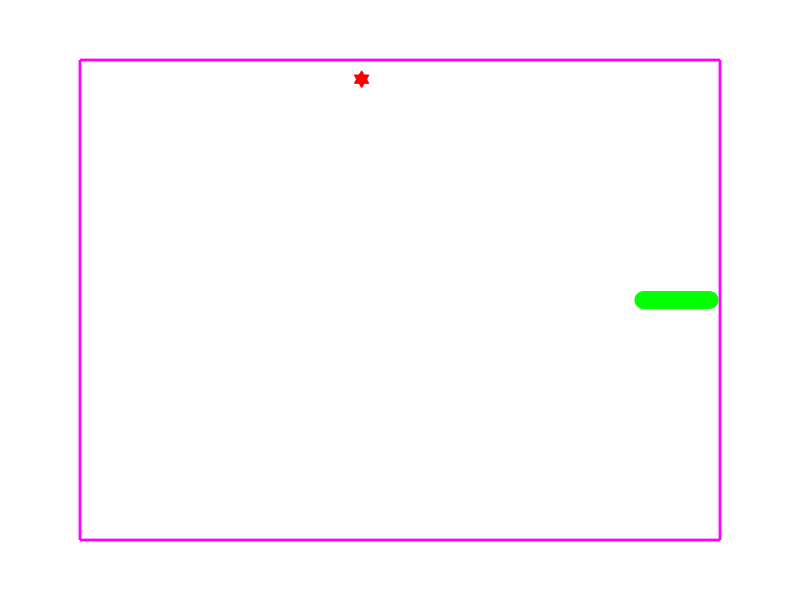

MATLAB code for this plot:

%************************************************
%* Name: Steven Neveadomi Date: 10/27/17 *
%* Seat/Table: 47 File: Class_SDP_Prep_App.m *
%* Instructor: Bixler 11:10 *
%************************************************

%-------MAIN SCRIPT--------
%Any code within this function is automatically executed on start up as
%this function is the name of the script file.
%this function has no parameters and is the startup for the game
function [] = snake
%close all windows, clear all variables, and clear console screen
close all;
clear all;
clc;

%this is the time between each refresh of the snake.
speed=0.004;

%if the game is currently paused, >0 is true, 0 is false.
currently = 0;

%this determines the direction of the snake UP - 1 , RIGHT - 0 , DOWN - 3 ,
%LEFT - 2
%start snake going in the right direction.
snake_direction = 0;

%this controls how much space between the snake body parts. DONT TOUCH
snake_speed = 0.1;

%creates figure, name disp
disp=figure('units','pixels','Name','Snake the Game','Color','black');
%get screensize and set it to the Position parameter 
SCREEN_DIMENSIONS = get(0,'Screensize');
%running is a boolean variable that breaks the main loop if the game is running or
%not.
running = 1;
%width and height of window, not the actual graph.
WIDTH = 700;
HEIGHT = 700;
%width and height of the graph 0<X<100 and 0<Y<100
GRAPH_WIDTH=50;
GRAPH_HEIGHT=50;
%dimensions in pixels of the screen laid out.
PLOT_DIMENSIONS = [SCREEN_DIMENSIONS(3)/2-WIDTH/2 SCREEN_DIMENSIONS(4)/2-HEIGHT/2 WIDTH HEIGHT];
%set the figure into the center of screen with proper dimensions
set(disp,'Position',PLOT_DIMENSIONS);
%turn off Resize, toolbar, and menubar (all unnecessary).
set(disp,'Resize','off');
set(disp,'ToolBar','none');
set(disp,'MenuBar','none');
%within the figure, anytime a key is pressed, send the data of the key
%pressed to the KeyPress function created.
set(disp,'KeyPressFcn',@keyPress);


%https://www.mathworks.com/help/matlab/ref/matlab.graphics.primitive.text-properties.html
title('Snake the Game','Color','white','FontName','Cambria','FontSize',20);

%makes figure boxed in
box on;



%set axii to the graph width and height
axis([0 GRAPH_WIDTH 0 GRAPH_HEIGHT]);
axis manual;
%remove the ticks
set(gca,'YTick', [],'XTick',[]);

set(gca,'Color','black');
set(gca,'XColor',[1 0 1]);
set(gca,'YColor',[1 0 1]);
set(gca,'LineWidth',2);
set(gca,'Position',[0.1,0.1,0.8,0.8]);
hold on

%snake body stored in groups of X,Y;
%first body part is the first column, etc.
snake_body = [GRAPH_WIDTH/2, GRAPH_HEIGHT/2; GRAPH_WIDTH/2-1, GRAPH_HEIGHT/2; GRAPH_WIDTH/2-2, GRAPH_HEIGHT/2;];

egg_position=[randi([1,GRAPH_WIDTH-1]),randi([1,GRAPH_HEIGHT-1])];
%initial plot of the snake body, represented by snake_actual. Green squares
%with a marker size of 10.
snake_plot=plot(snake_body(:,1),snake_body(:,2),'go','MarkerSize',12);
set(snake_plot,'MarkerFaceColor','g');

%this plots the egg initially
egg_plot=plot(egg_position(1,1),egg_position(1,2),'rh','MarkerSize',12,'MarkerFaceColor','r');

%this sets the snake to a good starting size.
growSnake(50);

%this function turns the snake counter clock wise
%UP - 1 , RIGHT - 0 , DOWN - 3 ,LEFT - 2
function turnCCW
    %if the snake direction is 3, set to 0, as adding 1 to it would break
    %the system. Essentially this is turning it clockwise but due to the
    %nature of the direction system, this is necessary.
    if(snake_direction==3)
        snake_direction=0;
    else
        %simply just add 1, changes the direction properly (1->2, up->left)
    snake_direction=snake_direction+1;
    end
end

%this function turns the snake clock wise
%UP - 1 , RIGHT - 0 , DOWN - 3 ,LEFT - 2
function turnCW
    %must manually set 0 to 3 as subtracting 1 would not work.
    if(snake_direction==0)
        snake_direction=3;
    else
    %if it is not at 0, simply subtract 1 to change dir. properly
    %(2->1, left->up)
    snake_direction=snake_direction-1;
    end
end

%this function is embedded into the figure disp which holds the snake. any
%time the user is selected on this figure and presses a key, this function
%is triggered.
function keyPress(src, event)
    %switch statement, event.Key is the key being pressed.
    switch(event.Key)
        %if the up arrow is pressed
        case 'uparrow'
            %and the snake is going to the right
            if(snake_direction==0)
                %turn the snake upward or counter clock wise
                turnCCW;
            end
            %and the snake is going to the left
            if(snake_direction==2)
                %turn the snake downward or clock wise
                turnCW;
            end
        %if the down arrow is pressed
        case 'downarrow'
            %snake is going to the right
            if(snake_direction==0)
                %turn down or clock wise
                turnCW;
            end
            %snake is goig to the left
            if(snake_direction==2)
                %turn the snake down or counter clock wise
                turnCCW;
            end
        %if the left arrow is pressed    
        case 'leftarrow'
            %snake going up
            if(snake_direction==1)
                %turn left or counter clock wise
                turnCCW;
            end
            %snake going down
            if(snake_direction==3)
                %turn right or clock wise
                turnCW;
            end
        %if the right arrow is pressed
        case 'rightarrow'
            %if the snake is going up
            if(snake_direction==1)
                %turn to the right or clock wise
                turnCW;
            end
            %if the snake is going down
            if(snake_direction==3)
                %turn to the left or counter clock wise
                turnCCW;
            end
        case 'escape'
            running = 0;
    end
end

%draws the snake on the board by resetting the x data and the y data.
function drawSnake()
%sets all the x values of the snake body to the x data.
set(snake_plot, 'XData',snake_body(:,1));
%sets all the y values of the snake body to the y data.
set(snake_plot,'YData',snake_body(:,2));

end

%moves the snake in the proper direction.
function moveSnake()
    %set the entire body excluding the head = to the current position of
    %the head and body minus the last body length, essentially removing the
    %last body segment.
    snake_body(2:end,:)=snake_body(1:end-1,:);
    %now depending on the direction it is going, set the new head position
    %(or first body position) in the correct direction the snake is heading
    %eg if snake is going to the right( dir=0)
    if snake_direction==0
    %set the head to the current head position increased by the snake_speed
    %in the x direction (increasing the x position as it is going right)
    %snake_speed is the distance between each segment.
    snake_body(1,:)=[snake_body(1,1)+snake_speed,snake_body(1,2)];
    %if snake going up
    elseif snake_direction==1
    %set the head to the snake_speed + current y, to make it move up.
    snake_body(1,:)=[snake_body(1,1),snake_body(1,2)+snake_speed];
    %same concepts apply 
    elseif snake_direction==2
    snake_body(1,:)=[snake_body(1,1)-snake_speed,snake_body(1,2)];
    else
    snake_body(1,:)=[snake_body(1,1),snake_body(1,2)-snake_speed];
    end
    
end

%this function receives an integer parameter size which determines how many
%snake segments are added. This function works by finding the difference
%between the second to last body segment and the last segment, then uses
%this difference to find the new position of the new segment. Essentially
%this difference tells the direction of how the snake will grow.
function growSnake(size)
    %for i=1 till i=size,
    for i=1:size
    %find the difference between the xy value of the 2nd to last segment of
    %the snake and the last segment of the snake. Use this difference to
    %find the position of the new snake segment. Repeat this till the for
    %loop finishes, essentially increase the snake body by value of size.
    diff=snake_body(end-1,:)-snake_body(end,:);
    snake_body(end+1,:)=snake_body(end,:)-diff;
    end
end

%This function returns a boolean value if the snake is colliding. If the
%function returns a value of 1 if there is a collision, 0 if there isnt.
function bool=collision()
        %if the head equals 0 in the x or y or the graph boundaries, return
        % 1 for a collision.
        if(snake_body(1,1)>=GRAPH_WIDTH-0.8||snake_body(1,2)>=GRAPH_HEIGHT-0.8||snake_body(1,1)<=0.8||snake_body(1,2)<=0.8)
            bool=1;
            return;
        end
        for i=2:length(snake_body)
            if(snake_body(i,:)==snake_body(1,:))
                bool=1;
                return;
            end
        end
        bool=0;
end

%this function checks if the snake head is within 1 unit of the marker
%position, if so, grow snake and reset egg.
function collisionEgg()
    difference=egg_position-snake_body(1,:);
    if (difference(1)<1.4&&difference(1)>-1.4)&&(difference(2)<1.4&&difference(2)>-1.4)
        growSnake(20);
        setEgg();
    end
end

%this function gets a new egg position and updates the egg on the graph
function setEgg()
    getEggPosition();
    set(egg_plot,'XData',egg_position(1),'YData',egg_position(2))
end

%this function retrieves a random xy coordinate that is not colliding with
%the snake and within bounds, then sets that as the new egg_position.
function getEggPosition()
    
    noconflict=1;
    while noconflict
    temp=[randi([1,GRAPH_WIDTH-1]),randi([1,GRAPH_HEIGHT-1])];
    for i=1:length(snake_body)
            if(snake_body(i,:)==egg_position)
                noconflict=0;
            end
    end
    if ~noconflict
        noconflict=1;
    else
        noconflict=0;
    end
    end
    egg_position=temp;
end


%------MAIN---------
while running

moveSnake();
drawSnake;
if (collision())
    break;
end
collisionEgg();
pause(speed);
end
close all
end